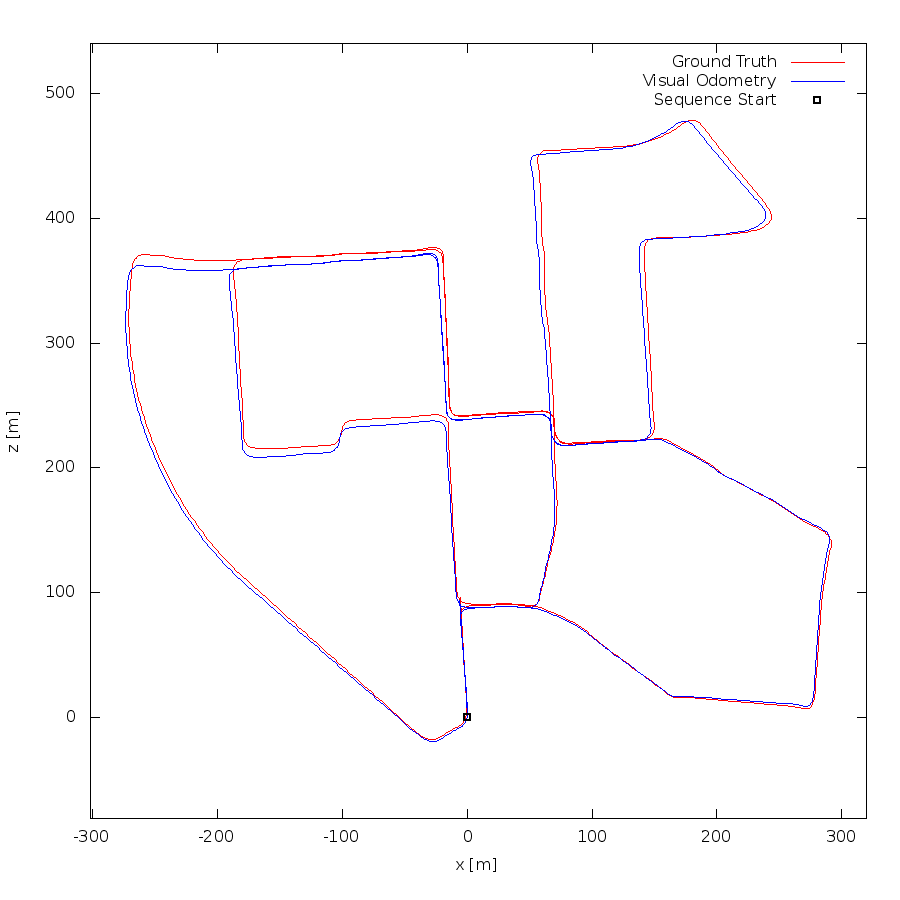

This chart was generated by the following gnuplot code:
set term postscript eps enhanced color
set output "00.eps"
set size ratio -1
set xrange [-302:320]
set yrange [-81:540]
set xlabel "x [m]"
set ylabel "z [m]"
plot "00.txt" using 1:2 lc rgb "#FF0000" title 'Ground Truth' w lines,"00.txt" using 3:4 lc rgb "#0000FF" title 'Visual Odometry' w lines,"< head -1 00.txt" using 1:2 lc rgb "#000000" pt 4 ps 1 lw 2 title 'Sequence Start' w points
